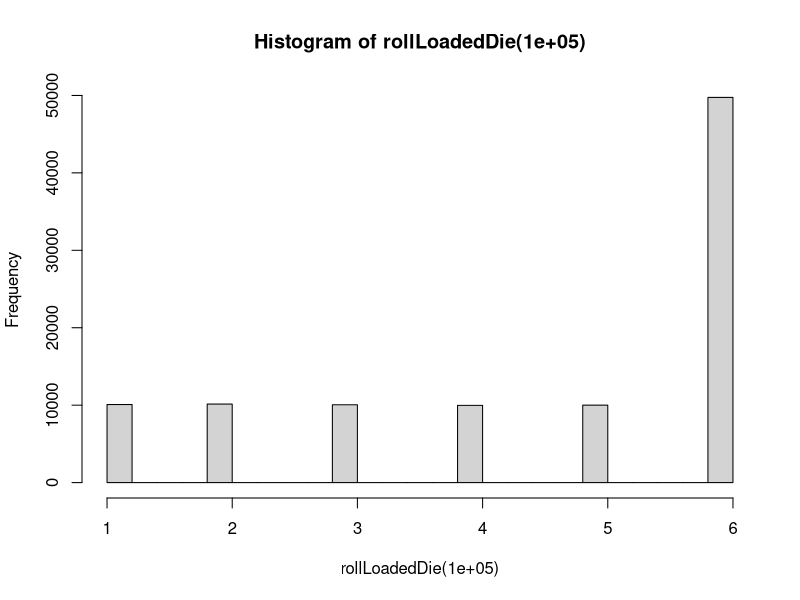

Write R code to recreate this figure. (Note: this script raises an error after producing the figure.)
## ---- chunk 1
knitr::opts_chunk$set(echo = TRUE)
## ---- chunk 2

prob = c(.1,.1,.1,.1,.1,.5)

mean <- vector("double", 6)
# mean = 1*.1 + 2*.1 + 3*.1 + 4*.1 + 5*.1 + 6*.5
for( i in 1:6 ){mean[i] <- (prob[i]*i)}
mean <- sum(mean)


var <- vector("double", 6)
# for( i in 1:6 ){var[i] <- (prob[i]*(i**2)) - (mean**2)}
for( i in 1:6 ){var[i] <- (prob[i])*(i - mean)**2}
var = sum(var)

print(paste("mean:", mean, "variance:", var))


## ---- chunk 3

rollLoadedDie <- function(numrolls){
  ## given a number of rolls, returns a simulated experiment
  
  # final_vec = vector("double", numrolls)

  # rolls <- runif(numrolls,0,1)
  # 
  # final_vec[rolls <= .1] <- 1
  # final_vec[rolls > .1 & rolls <= .2] <- 2
  # final_vec[rolls > .2 & rolls <= .3] <- 3
  # final_vec[rolls > .3 & rolls <= .4] <- 4
  # final_vec[rolls > .4 & rolls <= .5] <- 5
  # final_vec[rolls > .5] <- 6
  
  final_vec <- sample(1:6, numrolls, c(.1,.1,.1,.1,.1,.5), replace = TRUE)
  return(final_vec)
}
  
  

myRolls <- rollLoadedDie(10000)

for (i in 1:6) {print( paste("there are", length(myRolls[myRolls == i] ),"of the number" ,i) )}



## ---- chunk 4
hist(rollLoadedDie(100000))
## ---- chunk 5
## chisq to see if it is different from expected

chisq.test()


## ---- chunk 6

trialSizes <- c(5, 10, 20, 25, 30, 40, 50, 100, 200, 300, 400, 500, 1000, 2000, 3000, 4000, 5000, 10000, 20000, 30000, 100000, 1000000, 5000000, 10000000, 50000000, 100000000)

means <- vector(mode = "double", length=length(trialSizes))

variances <- vector(mode = "double", length=length(trialSizes))

for( i in 1:length(trialSizes) ){
  rolls <- vector(mode = "double", length=length(trialSizes))
  
  means[i] <- mean(rollLoadedDie(i))
  variances[i] <- var(rollLoadedDie(i))
  
}





## ---- chunk 7
plot( log10(trialSizes), means )
lines(log10(trialSizes), rep(mean, length(trialSizes)))
## ---- chunk 8
plot( log10(trialSizes), variances )
lines(log10(trialSizes), rep(var, length(trialSizes)))
## ---- chunk 9
## plot of the difference from the expected mean
plot(log10(trialSizes), abs(means-mean))
lines(log10(trialSizes), rep(0.5, length(trialSizes)))

## plot of the difference from the expected variance
plot(log10(trialSizes), abs(variances-var))
lines(log10(trialSizes), rep(0.5, length(trialSizes)))
